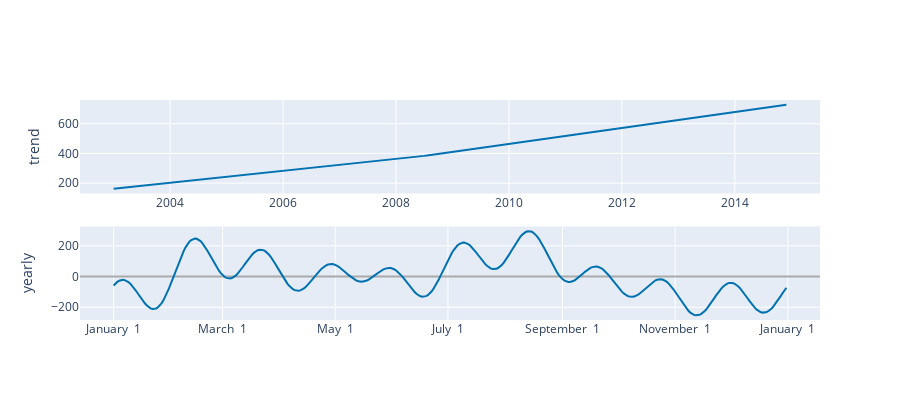

The notebook cell saved with this chart:
### Code cell
plot_components_plotly(m, forecast)

### Figure 1 — Plotly figure (JSON) as saved in the notebook; plotly's stock layout.template omitted (floating-point values rounded to 4 significant figures; data arrays with more than 128 entries replaced by an {"elided": "..."} marker saying what was removed)
{"data": [{"line": {"color": "#0072B2", "width": 2}, "mode": "lines", "name": "trend", "type": "scatter", "x": {"elided": "144 str values"}, "xaxis": "x", "y": {"elided": "144 float values"}, "yaxis": "y"}, {"line": {"color": "rgba(0, 114, 178, 0.2)", "width": 0}, "mode": "lines", "name": "trend_upper", "type": "scatter", "x": {"elided": "144 str values"}, "xaxis": "x", "y": {"elided": "144 float values"}, "yaxis": "y"}, {"fill": "tonexty", "fillcolor": "rgba(0, 114, 178, 0.2)", "line": {"color": "rgba(0, 114, 178, 0.2)", "width": 0}, "mode": "lines", "name": "trend_lower", "type": "scatter", "x": {"elided": "144 str values"}, "xaxis": "x", "y": {"elided": "144 float values"}, "yaxis": "y"}, {"line": {"color": "#0072B2", "width": 2}, "mode": "lines", "name": "yearly", "type": "scatter", "x": {"elided": "365 str values"}, "xaxis": "x2", "y": {"elided": "365 float values"}, "yaxis": "y2"}], "layout": {"height": 400, "showlegend": false, "width": 900, "xaxis": {"anchor": "y", "domain": [0, 1], "range": ["2002-05-28T10:48:00", "2015-07-05T13:12:00"], "type": "date"}, "xaxis2": {"anchor": "y2", "domain": [0, 1], "range": ["2016-12-13T18:54:02.958904115", "2018-01-18T11:04:57.863013581"], "tickformat": "%B %e", "type": "date"}, "yaxis": {"anchor": "x", "domain": [0.575, 1], "rangemode": "normal", "title": {"text": "trend"}, "zerolinecolor": "#AAA"}, "yaxis2": {"anchor": "x2", "domain": [0, 0.425], "title": {"text": "yearly"}, "zerolinecolor": "#AAA"}}}
